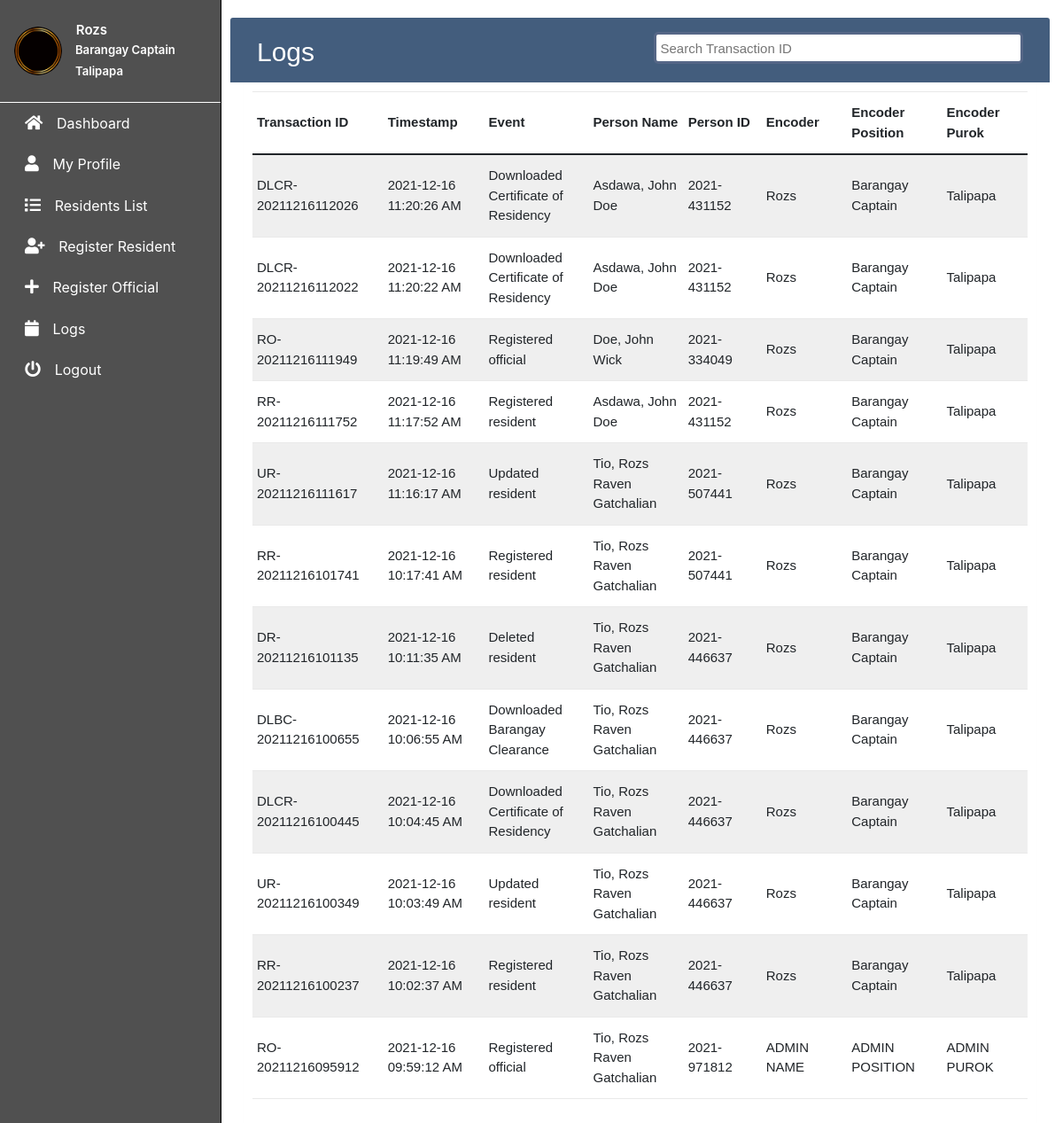
Screenshot of /logs.php (signed in) with the database file from the repository.
### tables this page shows
CREATE TABLE `logs` (
  `log_date` text DEFAULT NULL,
  `log_time` text DEFAULT NULL,
  `log_timestamp` text DEFAULT NULL,
  `log_event` text DEFAULT NULL,
  `log_transactionID` text DEFAULT NULL,
  `log_encoder` text DEFAULT NULL,
  `log_encoderPosition` text DEFAULT NULL,
  `log_personID` text DEFAULT NULL,
  `log_personName` text DEFAULT NULL,
  `log_purok` text DEFAULT NULL
);

### logs.php (the view, shortened to what this page needs)
<?php
$name = $_SESSION['name'];
$purok = $_SESSION['purok'];
$position = $_SESSION['position'];
$image = $_SESSION['imageLocation'];
?>
<!DOCTYPE html>
<html lang="en">
<head>
  <link rel="stylesheet" href="./assets/css/main.css">
  <link rel='stylesheet' href='https://cdn.jsdelivr.net/npm/bootstrap@5.0.0-beta1/dist/css/bootstrap.min.css'>
  <link rel='stylesheet' href='https://unicons.iconscout.com/release/v3.0.6/css/line.css'>
  <link href="https://maxcdn.bootstrapcdn.com/font-awesome/latest/css/font-awesome.min.css" rel="stylesheet">
  <link rel="stylesheet" href="https://cdn.jsdelivr.net/npm/bootstrap@4.6.0/dist/css/bootstrap.min.css" />
  <link rel="stylesheet" href="https://use.fontawesome.com/releases/v5.12.1/css/all.css">
  <link rel="stylesheet" href="./assets/css/logs.css" />
</head>
<body>
  <aside class="sidebar position-fixed top-0 left-0 overflow-auto h-100 float-left" id="show-side-navigation1">
    <div class="sidebar-header d-flex align-items-center px-3 py-4">
      <?php echo "<img class='rounded-pill img-fluid border-2' width='25%' src=" .  $image . " alt='Official's Image'>" ?>
      <div class="ms-2">
        <h5 class="fs-6 mb-0">
          <a class="text-decoration-none headName" href="viewUser.php"> &nbsp; <?php echo $name; ?></a>
        </h5>
        <p class="mt-1 mb-0 headPlace"> &nbsp; <?php echo $position ?></p>
        <p class="mt-1 mb-0 headPlace"> &nbsp; <?php echo $purok ?></p>
      </div>
    </div>
    <ul class="categories list-unstyled">
      <li><i class="fa fa-home sideIcons"></i><a href="dashboard.php"> Dashboard</a></li>
      <li><i class="fa fa-user sideIcons"></i><a href="viewUser.php"> My Profile</a></li>
      <li><i class="fa fa-list sideIcons"></i><a href="residents.php"> Residents List</a></li>
      <li><i class="fa fa-user-plus sideIcons"></i><a href="registration.php"> Register Resident</a></li>
      <li><i class="fa fa-plus sideIcons"></i><a href="registerOfficial.php"> Register Official</a></li>
      <li><i class="fa fa-calendar sideIcons"></i><a href="logs.php"> Logs</a></li>
      <li><i class="fa fa-power-off sideIcons"></i><a href="index.php"> Logout</a></li>
    </ul>
  </aside>
  <section>
    <div class="container">
      <div class="table-wrapper">
        <div class="table-title">
          <div class="row">
            <div class="col-sm-6">
              <h2>Logs</h2>
            </div>
            <div class="col-sm-6">
              <div class="search">
                <input onkeyup="searchTransaction()" type="text" class="searchTerm" name="search" id="searchLog" placeholder="Search Transaction ID">
              </div>
            </div>
          </div>
        </div>
        <table class="table table-striped table-hover" id="logsTable">
          <thead>
            <tr>
              <th data-field="transactionId" data-sortable="true">Transaction ID</th>
              <th data-field="timestamp">Timestamp</th>
              <th data-field="event" data-sortable="true">Event</th>
              <th data-field="residentId" data-sortable="true">Person Name</th>
              <th data-field="residentName" data-sortable="true">Person ID</th>
              <th data-field="encoder" data-sortable="true">Encoder</th>
              <th data-field="position" data-sortable="true">Encoder Position</th>
              <th data-field="purok" data-sortable="true">Encoder Purok</th>
            </tr>
          </thead>
          <form method="POST" action="./database/database.php">
            <tbody>
              <?php
                include_once("./database/connection.php");
                $getLogs = "SELECT * FROM logs ORDER BY `log_date` DESC, `log_time` DESC";
                $result = mysqli_query($conn, $getLogs);
                if (mysqli_num_rows($result) > 0) {
                  while ($logs = mysqli_fetch_assoc($result)) {
                    echo
                    "<tr><td>" . $logs['log_transactionID']
                      . "</td><td>" . $logs['log_timestamp']
                      . "</td><td>" . $logs['log_event']
                      . "</td><td>" . $logs['log_personName']
                      . "</td><td>" . $logs['log_personID']
                      . "</td><td>" . $logs['log_encoder']
                      . "</td><td>" . $logs['log_encoderPosition']
                      . "</td><td>" . $logs['log_purok']
                      . "</tr>";
                  }
                }
              ?>
            </tbody>
          </form>
        </table>
      </div>
    </div>
  </section>
</body>
</html>

### assets/css/main.css (style rules this page uses)
* { -webkit-user-select: none; -khtml-user-select: none; -moz-user-select: none; -ms-user-select: none; user-select: none; }
.sidebar { background-color: #505050; width: 250px; transition: all 0.3s ease-in-out; transform: translateX(0); z-index: 9999999; border-right: 1px solid black; }
.sidebar .sidebar-header { border-bottom: 1px solid #ffffff; }
.sidebar .sidebar-header h5 a { color: white; }
.sidebar .sidebar-header p { color: white; font-size: 0.825rem; }
.sidebar > ul > li { padding: 0.7rem 1.75rem; }
.sidebar ul > li > a { color: white; text-decoration: none; }
.sidebar ul > li > i { font-size: 18px; margin-right: 0.7rem; color: white; }
.headName, .headPlace { font-size: 15px; font-weight: 600; }

### assets/css/logs.css (style rules this page uses)
section { color: #566787; font-family: "Varela Round", sans-serif; font-size: 15px; margin-right: 15px; }
.search { width: 100%; height: 36px; position: relative; display: flex; }
.searchTerm { width: 100%; border: 3px solid #566787; padding: 5px; height: 36px; border-radius: 5px; outline: none; }
.container { padding-top: 30px; }
.table-wrapper { background: #fff; padding: 20px 10px; margin: -10px 0; border-radius: 3px; box-shadow: 0 1px 1px rgba(0, 0, 0, 0.05); }
.table-title { padding-bottom: 15px; background: #435d7d; color: #fff; padding: 16px 30px; margin: -20px -25px 10px; border-radius: 3px 3px 0 0; }
.table-title h2 { margin: 5px 0 0; font-size: 30px; }
table.table tr th, table.table tr td { border-color: #e9e9e9; padding: 12px 5px; width: 400px; vertical-align: middle; }
table.table tr th:first-child { width: 350px; }
table.table tr th:last-child { width: 300px; }
table.table-striped tbody tr:nth-of-type(odd) { background-color: #fcfcfc; }
section { margin-left: 260px; }

### rows the page displays
logs: log_transactionID "DLCR-20211216112026", log_timestamp "2021-12-16 11:20:26 AM", log_event "Downloaded Certificate of Residency", log_personName "Asdawa, John Doe", log_personID "2021-431152", log_encoder "Rozs", log_encoderPosition "Barangay Captain", log_purok "Talipapa"
logs: log_transactionID "DLCR-20211216112022", log_timestamp "2021-12-16 11:20:22 AM", log_event "Downloaded Certificate of Residency", log_personName "Asdawa, John Doe", log_personID "2021-431152", log_encoder "Rozs", log_encoderPosition "Barangay Captain", log_purok "Talipapa"
logs: log_transactionID "RO-20211216111949", log_timestamp "2021-12-16 11:19:49 AM", log_event "Registered official", log_personName "Doe, John Wick", log_personID "2021-334049", log_encoder "Rozs", log_encoderPosition "Barangay Captain", log_purok "Talipapa"
logs: log_transactionID "RR-20211216111752", log_timestamp "2021-12-16 11:17:52 AM", log_event "Registered resident", log_personName "Asdawa, John Doe", log_personID "2021-431152", log_encoder "Rozs", log_encoderPosition "Barangay Captain", log_purok "Talipapa"
logs: log_transactionID "UR-20211216111617", log_timestamp "2021-12-16 11:16:17 AM", log_event "Updated resident", log_personName "Tio, Rozs Raven Gatchalian", log_personID "2021-507441", log_encoder "Rozs", log_encoderPosition "Barangay Captain", log_purok "Talipapa"
logs: log_transactionID "RR-20211216101741", log_timestamp "2021-12-16 10:17:41 AM", log_event "Registered resident", log_personName "Tio, Rozs Raven Gatchalian", log_personID "2021-507441", log_encoder "Rozs", log_encoderPosition "Barangay Captain", log_purok "Talipapa"
logs: log_transactionID "DR-20211216101135", log_timestamp "2021-12-16 10:11:35 AM", log_event "Deleted resident", log_personName "Tio, Rozs Raven Gatchalian", log_personID "2021-446637", log_encoder "Rozs", log_encoderPosition "Barangay Captain", log_purok "Talipapa"
logs: log_transactionID "DLBC-20211216100655", log_timestamp "2021-12-16 10:06:55 AM", log_event "Downloaded Barangay Clearance", log_personName "Tio, Rozs Raven Gatchalian", log_personID "2021-446637", log_encoder "Rozs", log_encoderPosition "Barangay Captain", log_purok "Talipapa"
logs: log_transactionID "DLCR-20211216100445", log_timestamp "2021-12-16 10:04:45 AM", log_event "Downloaded Certificate of Residency", log_personName "Tio, Rozs Raven Gatchalian", log_personID "2021-446637", log_encoder "Rozs", log_encoderPosition "Barangay Captain", log_purok "Talipapa"
logs: log_transactionID "UR-20211216100349", log_timestamp "2021-12-16 10:03:49 AM", log_event "Updated resident", log_personName "Tio, Rozs Raven Gatchalian", log_personID "2021-446637", log_encoder "Rozs", log_encoderPosition "Barangay Captain", log_purok "Talipapa"
logs: log_transactionID "RR-20211216100237", log_timestamp "2021-12-16 10:02:37 AM", log_event "Registered resident", log_personName "Tio, Rozs Raven Gatchalian", log_personID "2021-446637", log_encoder "Rozs", log_encoderPosition "Barangay Captain", log_purok "Talipapa"
logs: log_transactionID "RO-20211216095912", log_timestamp "2021-12-16 09:59:12 AM", log_event "Registered official", log_personName "Tio, Rozs Raven Gatchalian", log_personID "2021-971812", log_encoder "ADMIN NAME", log_encoderPosition "ADMIN POSITION", log_purok "ADMIN PUROK"

### other values shown
$name "Rozs"
$position "Barangay Captain"
$purok "Talipapa"
